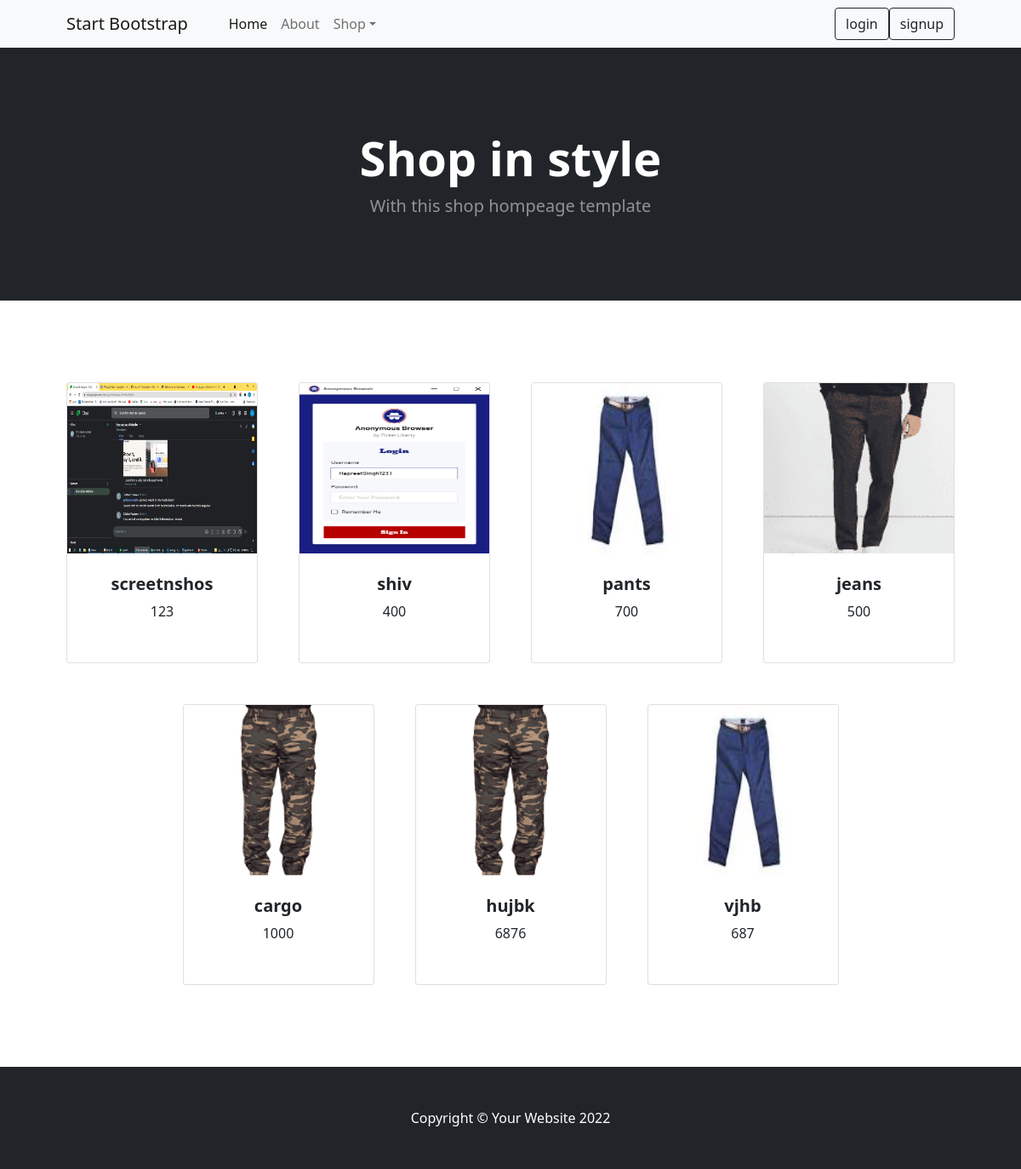
The page / on the database its author committed.
### ecommerceadmin/models.py (models this page shows)
class product(models.Model):
    productimage = models.ImageField(upload_to='images/')
    productname = models.CharField(max_length=50)
    productprice = models.IntegerField()
    status = models.BooleanField(default=True)

### ecommeruser/views.py (the view)
# urls.py: path('',views.index,name = "index"),
def index(request):
    allproducts = product.objects.all()
    print(allproducts)
    return render(request,'index.html',{'allproducts':allproducts})

### ecommeruser/templates/index.html (shortened to what this page needs)
<!DOCTYPE html>
<html lang="en">
    <head>
        <link href="https://cdn.jsdelivr.net/npm/bootstrap-icons@1.5.0/font/bootstrap-icons.css" rel="stylesheet" />
        <link href="/static/css/styles.css" rel="stylesheet" />
    </head>
    <body>
        <nav class="navbar navbar-expand-lg navbar-light bg-light">
            <div class="container px-4 px-lg-5">
                <a class="navbar-brand" href="#!">Start Bootstrap</a>
                <div class="collapse navbar-collapse" id="navbarSupportedContent">
                    <ul class="navbar-nav me-auto mb-2 mb-lg-0 ms-lg-4">
                        <li class="nav-item"><a class="nav-link active" aria-current="page" href="#!">Home</a></li>
                        <li class="nav-item"><a class="nav-link" href="#!">About</a></li>
                        <li class="nav-item dropdown">
                            <a class="nav-link dropdown-toggle" id="navbarDropdown" href="#" role="button" data-bs-toggle="dropdown" aria-expanded="false">Shop</a>
                        </li>
                    </ul>
                    {% if user.id == Null %}
                    <a href="{% url 'authlogin' %}"><button class="btn btn-outline-dark" type="submit">
                            login
                        </button></a>
                    <a href="{% url 'register' %}"><button class="btn btn-outline-dark" type="submit">
                            signup
                        </button></a>
                    {% endif %}
                </div>
            </div>
        </nav>
        <header class="bg-dark py-5">
            <div class="container px-4 px-lg-5 my-5">
                <div class="text-center text-white">
                    <h1 class="display-4 fw-bolder">Shop in style</h1>
                    <p class="lead fw-normal text-white-50 mb-0">With this shop hompeage template</p>
                </div>
            </div>
        </header>
        <section class="py-5">
            <div class="container px-4 px-lg-5 mt-5">
                <div class="row gx-4 gx-lg-5 row-cols-2 row-cols-md-3 row-cols-xl-4 justify-content-center">
                    {% for i in allproducts %}
                    <div class="col mb-5">
                        <div class="card h-100">
                            <img class="card-img-top" src="{{i.productimage.url}}" alt="..." width="450" height="200" />
                            <div class="card-body p-4">
                                <div class="text-center">
                                    <h5 class="fw-bolder">{{i.productname}}</h5>
                                    {{i.productprice}}
                                </div>
                            </div>
                            <div class="card-footer p-4 pt-0 border-top-0 bg-transparent">
                            </div>
                        </div>
                    </div>
                    {% endfor %}
                </div>
            </div>
        </section>
        <footer class="py-5 bg-dark">
            <div class="container"><p class="m-0 text-center text-white">Copyright &copy; Your Website 2022</p></div>
        </footer>
    </body>
</html>

### rows shown on the page
product: productimage (picture), productname "screetnshos", productprice "123"
product: productimage (placeholder picture), productname "shiv", productprice "400"
product: productimage (picture), productname "pants", productprice "700"
product: productimage (picture), productname "jeans", productprice "500"
product: productimage (picture), productname "cargo", productprice "1000"
product: productimage (picture), productname "hujbk", productprice "6876"
product: productimage (picture), productname "vjhb", productprice "687"
